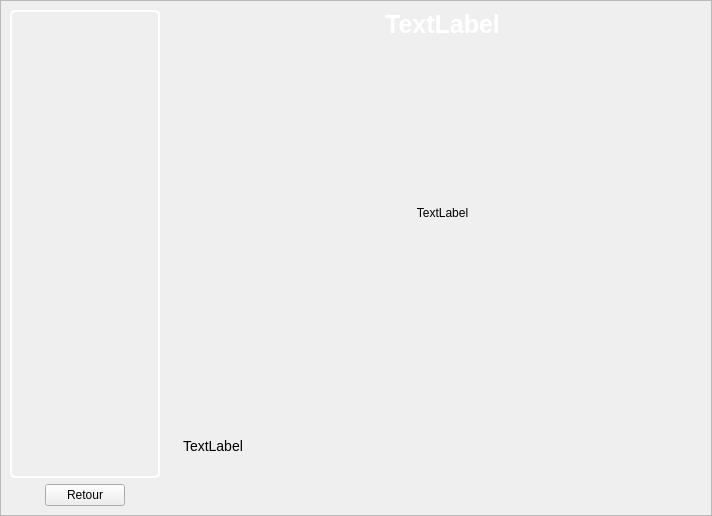
<?xml version="1.0" encoding="UTF-8"?>
<ui version="4.0">
 <class>WidgetHelper</class>
 <widget class="QFrame" name="WidgetHelper">
  <property name="geometry">
   <rect>
    <x>0</x>
    <y>0</y>
    <width>712</width>
    <height>516</height>
   </rect>
  </property>
  <property name="windowTitle">
   <string>Frame</string>
  </property>
  <property name="styleSheet">
   <string notr="true">
#labelHelpTitle
{
	color: rgb(255, 255, 255);
	font-weight:bold;
	font-size:25px;
}

#labelHelpExplanation
{
	font-size:14px;
}

#listViewHelp
{
	border:2px solid rgb(255, 255, 255);
	border-radius:5px;
	background-color: rgba(0, 0, 0, 0);
}</string>
  </property>
  <property name="frameShape">
   <enum>QFrame::StyledPanel</enum>
  </property>
  <property name="frameShadow">
   <enum>QFrame::Raised</enum>
  </property>
  <layout class="QHBoxLayout" name="horizontalLayout">
   <property name="spacing">
    <number>5</number>
   </property>
   <property name="margin">
    <number>0</number>
   </property>
   <item>
    <widget class="QWidget" name="widget" native="true">
     <property name="sizePolicy">
      <sizepolicy hsizetype="Maximum" vsizetype="Preferred">
       <horstretch>0</horstretch>
       <verstretch>0</verstretch>
      </sizepolicy>
     </property>
     <layout class="QVBoxLayout" name="verticalLayout_2">
      <item>
       <widget class="QListView" name="listViewHelp">
        <property name="sizePolicy">
         <sizepolicy hsizetype="Maximum" vsizetype="Preferred">
          <horstretch>0</horstretch>
          <verstretch>0</verstretch>
         </sizepolicy>
        </property>
        <property name="minimumSize">
         <size>
          <width>150</width>
          <height>0</height>
         </size>
        </property>
        <property name="maximumSize">
         <size>
          <width>150</width>
          <height>16777215</height>
         </size>
        </property>
       </widget>
      </item>
      <item>
       <widget class="QWidget" name="widget_10" native="true">
        <property name="sizePolicy">
         <sizepolicy hsizetype="Preferred" vsizetype="Maximum">
          <horstretch>0</horstretch>
          <verstretch>0</verstretch>
         </sizepolicy>
        </property>
        <layout class="QHBoxLayout" name="horizontalLayout_10">
         <property name="spacing">
          <number>0</number>
         </property>
         <property name="margin">
          <number>0</number>
         </property>
         <item>
          <widget class="QPushButton" name="buttonReturnHelp">
           <property name="sizePolicy">
            <sizepolicy hsizetype="Maximum" vsizetype="Maximum">
             <horstretch>0</horstretch>
             <verstretch>0</verstretch>
            </sizepolicy>
           </property>
           <property name="text">
            <string>Retour</string>
           </property>
          </widget>
         </item>
        </layout>
       </widget>
      </item>
     </layout>
    </widget>
   </item>
   <item>
    <widget class="QWidget" name="widget_9" native="true">
     <layout class="QVBoxLayout" name="verticalLayout_11">
      <item>
       <widget class="QLabel" name="labelHelpTitle">
        <property name="sizePolicy">
         <sizepolicy hsizetype="Preferred" vsizetype="Maximum">
          <horstretch>0</horstretch>
          <verstretch>0</verstretch>
         </sizepolicy>
        </property>
        <property name="text">
         <string>TextLabel</string>
        </property>
        <property name="alignment">
         <set>Qt::AlignCenter</set>
        </property>
       </widget>
      </item>
      <item>
       <widget class="QLabel" name="labelHelpImage">
        <property name="text">
         <string>TextLabel</string>
        </property>
        <property name="alignment">
         <set>Qt::AlignCenter</set>
        </property>
       </widget>
      </item>
      <item>
       <widget class="QLabel" name="labelHelpExplanation">
        <property name="sizePolicy">
         <sizepolicy hsizetype="Preferred" vsizetype="Maximum">
          <horstretch>0</horstretch>
          <verstretch>0</verstretch>
         </sizepolicy>
        </property>
        <property name="minimumSize">
         <size>
          <width>500</width>
          <height>120</height>
         </size>
        </property>
        <property name="text">
         <string>TextLabel</string>
        </property>
        <property name="alignment">
         <set>Qt::AlignLeading|Qt::AlignLeft|Qt::AlignVCenter</set>
        </property>
        <property name="wordWrap">
         <bool>true</bool>
        </property>
       </widget>
      </item>
     </layout>
    </widget>
   </item>
  </layout>
 </widget>
 <resources/>
 <connections/>
</ui>
